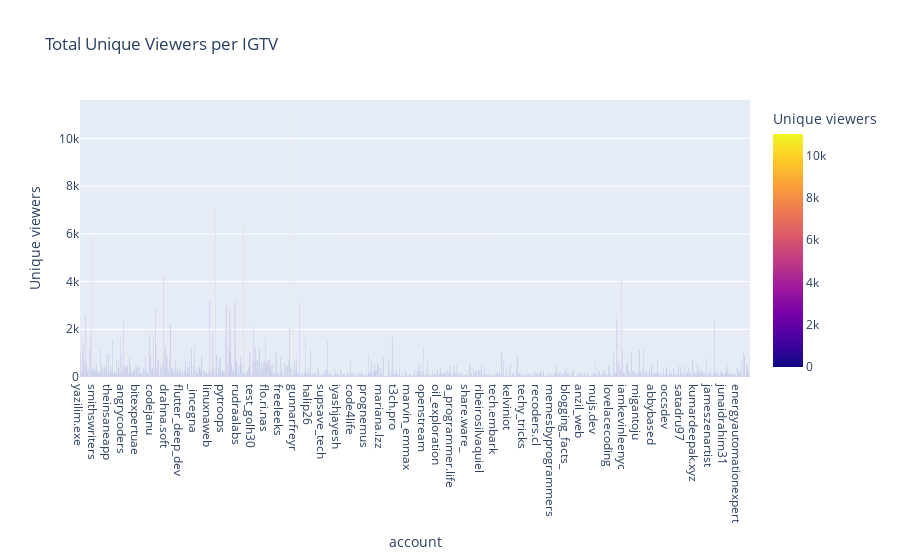

The notebook cell saved with this chart:
### Code cell
figure = px.bar(data, x=data["account"],
                y=data["Unique viewers"],
                color= data["Unique viewers"],
            title="Total Unique Viewers per IGTV")
figure.show()

### Figure 1 — Plotly figure (JSON) as saved in the notebook; plotly's stock layout.template omitted (floating-point values rounded to 4 significant figures; data arrays with more than 128 entries replaced by an {"elided": "..."} marker saying what was removed)
{"data": [{"alignmentgroup": "True", "hovertemplate": "account=%{x}<br>Unique viewers=%{marker.color}<extra></extra>", "legendgroup": "", "marker": {"color": {"elided": "2107 int values"}, "coloraxis": "coloraxis", "pattern": {"shape": ""}}, "name": "", "offsetgroup": "", "orientation": "v", "showlegend": false, "textposition": "auto", "type": "bar", "x": {"elided": "2107 str values"}, "xaxis": "x", "y": {"elided": "2107 int values"}, "yaxis": "y"}], "layout": {"autosize": true, "barmode": "relative", "coloraxis": {"colorbar": {"title": {"text": "Unique viewers"}}, "colorscale": [[0, "#0d0887"], [0.1111, "#46039f"], [0.2222, "#7201a8"], [0.3333, "#9c179e"], [0.4444, "#bd3786"], [0.5556, "#d8576b"], [0.6667, "#ed7953"], [0.7778, "#fb9f3a"], [0.8889, "#fdca26"], [1, "#f0f921"]]}, "legend": {"tracegroupgap": 0}, "title": {"text": "Total Unique Viewers per IGTV"}, "xaxis": {"anchor": "y", "autorange": true, "domain": [0, 1], "range": [-0.5, 2106.0], "title": {"text": "account"}, "type": "category"}, "yaxis": {"anchor": "x", "autorange": true, "domain": [0, 1], "range": [0, 11610.0], "title": {"text": "Unique viewers"}, "type": "linear"}}}
